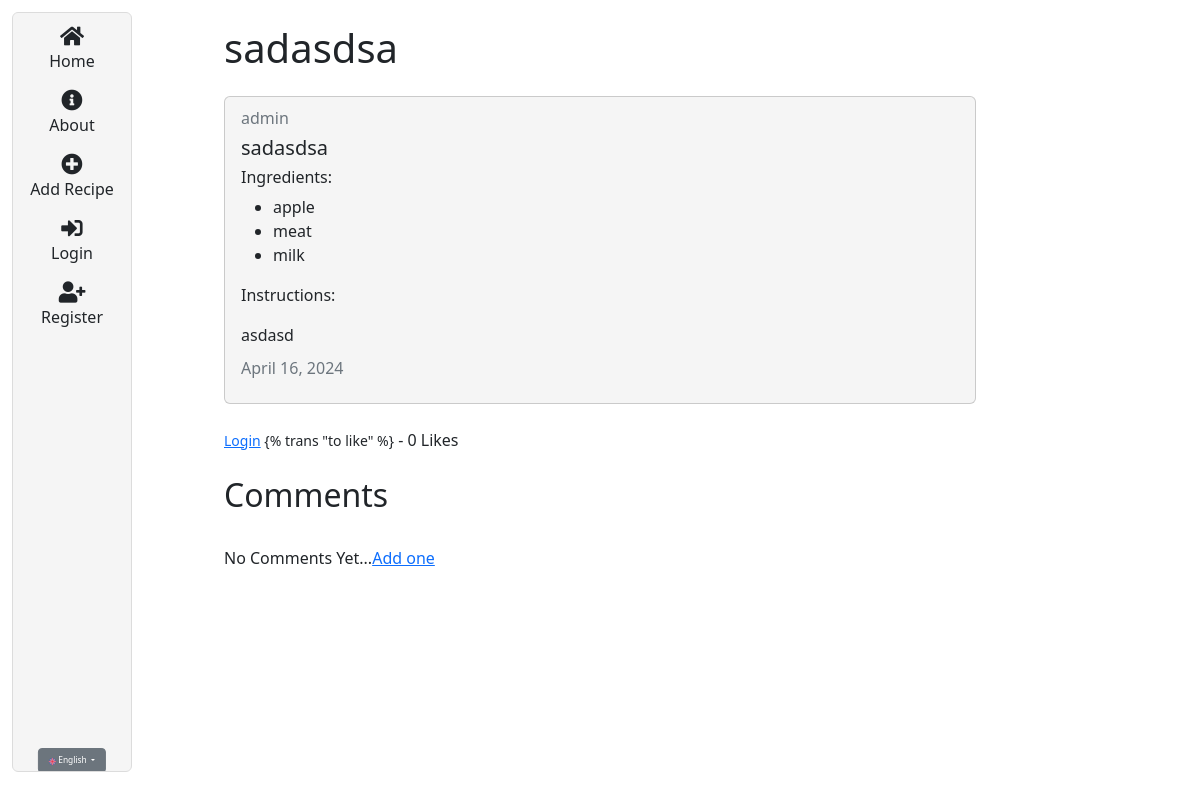
/en/recipe/34, run on the app's committed database.
### recipes/models.py (models this page shows, shortened)
class Recipe(models.Model):
  title = models.CharField(max_length=100)
  description = RichTextField(blank=True, null=True)
  author = models.ForeignKey(User, on_delete=models.CASCADE)
  created_at = models.DateTimeField(auto_now_add=True)
  updated_at = models.DateTimeField(auto_now=True)
  ingredients = models.ManyToManyField(Ingredient, related_name='recipes')
  likes = models.ManyToManyField(User, related_name='blog_posts')
  photo = models.ImageField(
        upload_to='recipes',
        null=True,
        blank=True,
    )
  class Meta:
    ordering = ['-created_at']
  def total_likes(self):
    return self.likes.count()

class Ingredient(models.Model):
  name = models.CharField(max_length=100)
  class Meta:
    ordering = ['name']

### recipes/views.py (the view)
# urls.py: path('recipe/<int:pk>', views.RecipeDetailView.as_view(), name="recipes-detail"),
class RecipeDetailView(DetailView):
  model = models.Recipe
  template_name = 'recipes/recipe_detail.html'
  def get_context_data(self, *args, **kwargs):
    context = super(RecipeDetailView, self).get_context_data(*args, **kwargs)
    stuff = get_object_or_404(models.Recipe, id=self.kwargs['pk'])
    total_likes = stuff.total_likes()
    liked = False
    if stuff.likes.filter(id=self.request.user.id).exists():
        liked = True
    context["total_likes"] = total_likes
    context["liked"] = liked
    return context

### recipes/templates/recipes/recipe_detail.html (shortened to what this page needs)
{% extends "recipes/box.html" %} {% load i18n %}
{% block content %}
<div class="container">
  <h1>{{ object.title }}</h1>
  <div class="card my-4">
    <div class="card-body">
      <h6 class="card-subtitle mb-2 text-muted">{{ object.author }}</h6>
      <h5 class="card-title">{{ object.title }}</h5>
      {% if object.ingredients.all|length %}
      <h6>{% trans "Ingredients:" %}</h6>
      <ul>
        {% for ingredient in object.ingredients.all %}
        <li>{{ ingredient.name }}</li>
        {% endfor %}
      </ul>
      {% else %}
      <p>{% trans "No ingredients added yet." %}</p>
      {% endif %}
      <p class="card-text">
        {% trans "Instructions:" %} {{ object.description|safe }}
      </p>
      <h6 class="card-subtitle mb-2 text-muted">
        {{ object.updated_at|date:"F d, Y" }}
      </h6>
    </div>
  </div>
  <form action="{% url 'like_post' object.pk %}" method="POST">
    {% csrf_token %} {% if user.is_authenticated %} {% if liked %}
    <button
      type="submit"
      ,
      name="object_id"
      ,
      value="{{ object.id }}"
      ,
      class="btn btn-danger btn-sm">
      {% trans "Unlike" %}
    </button>
    {% else %}
    <button
      type="submit"
      ,
      name="object_id"
      ,
      value="{{ object.id }}"
      ,
      class="btn btn-primary btn-sm">
      {% trans "Like" %}
    </button>
    {% endif %} {% else %}
    <small
      ><a href="{% url 'login' %}">{% trans "Login" %}</a> {% trans "to like"
      %}</small
    >
    {% endif %} - {{ total_likes }} {% trans "Likes" %}
  </form>
  <br />
  <h2>{% trans "Comments" %}</h2>
  <br />
  {% if not object.comments.all %} {% trans "No Comments Yet..." %}<a
    href="{% url 'add_comment' object.pk %}"
    >{% trans "Add one" %}</a
  >
  {% endif %}
  <br />
</div>
{% endblock content %}

### recipes/static/recipes/base.css (style rules this page uses)
.card { background-color: whitesmoke; transition: transform 0.3s ease-in-out; }

### data on the page
Recipe: title "sadasdsa", author "admin", description "asdasd", updated_at "April 16, 2024"
Ingredient: name "apple"
Ingredient: name "meat"
Ingredient: name "milk"

### other printed values
{{ total_likes }} "0"
